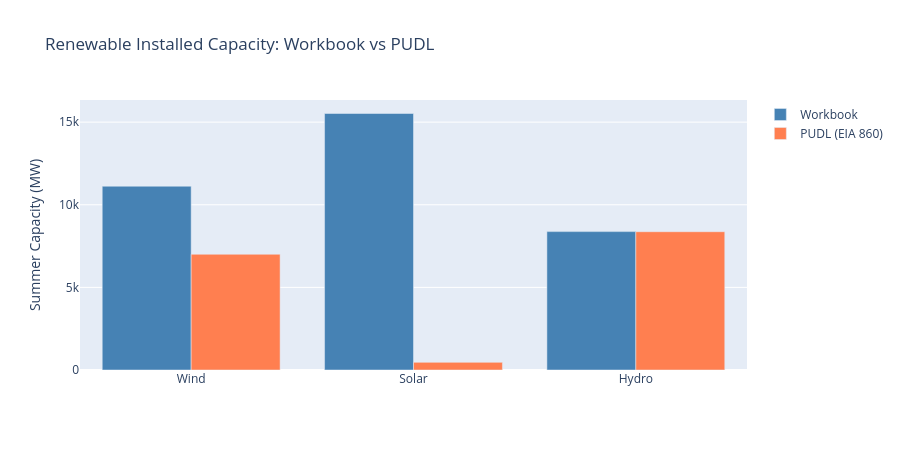

Notebook cell for this chart:
### Code cell
fig = go.Figure()
fig.add_trace(go.Bar(
    x=renew_compare["Resource"], y=renew_compare["Workbook MW"],
    name="Workbook", marker_color="steelblue",
))
fig.add_trace(go.Bar(
    x=renew_compare["Resource"], y=renew_compare["PUDL MW"],
    name="PUDL (EIA 860)", marker_color="coral",
))
fig.update_layout(
    title="Renewable Installed Capacity: Workbook vs PUDL",
    yaxis_title="Summer Capacity (MW)",
    barmode="group", height=450,
)
fig.show()

valid_renew = renew_compare["Diff %"].dropna()
max_diff = float(valid_renew.abs().max()) if len(valid_renew) > 0 else 0.0
record_result("Renewable Capacity Totals", "PASS" if max_diff < 15 else "WARN",
              f"Wind diff: {renew_compare.iloc[0]['Diff %']}%, "
              f"Solar diff: {renew_compare.iloc[1]['Diff %']}%, "
              f"Hydro diff: {renew_compare.iloc[2]['Diff %']}%")

### Figure 1 — Plotly figure (JSON) as saved in the notebook; plotly's stock layout.template omitted (floating-point values rounded to 4 significant figures)
{"data": [{"marker": {"color": "steelblue"}, "name": "Workbook", "type": "bar", "x": ["Wind", "Solar", "Hydro"], "y": [11120.0, 15520.0, 8375.0]}, {"marker": {"color": "coral"}, "name": "PUDL (EIA 860)", "type": "bar", "x": ["Wind", "Solar", "Hydro"], "y": [7003.0, 463.1, 8367.0]}], "layout": {"barmode": "group", "height": 450, "title": {"text": "Renewable Installed Capacity: Workbook vs PUDL"}, "yaxis": {"title": {"text": "Summer Capacity (MW)"}}}}
